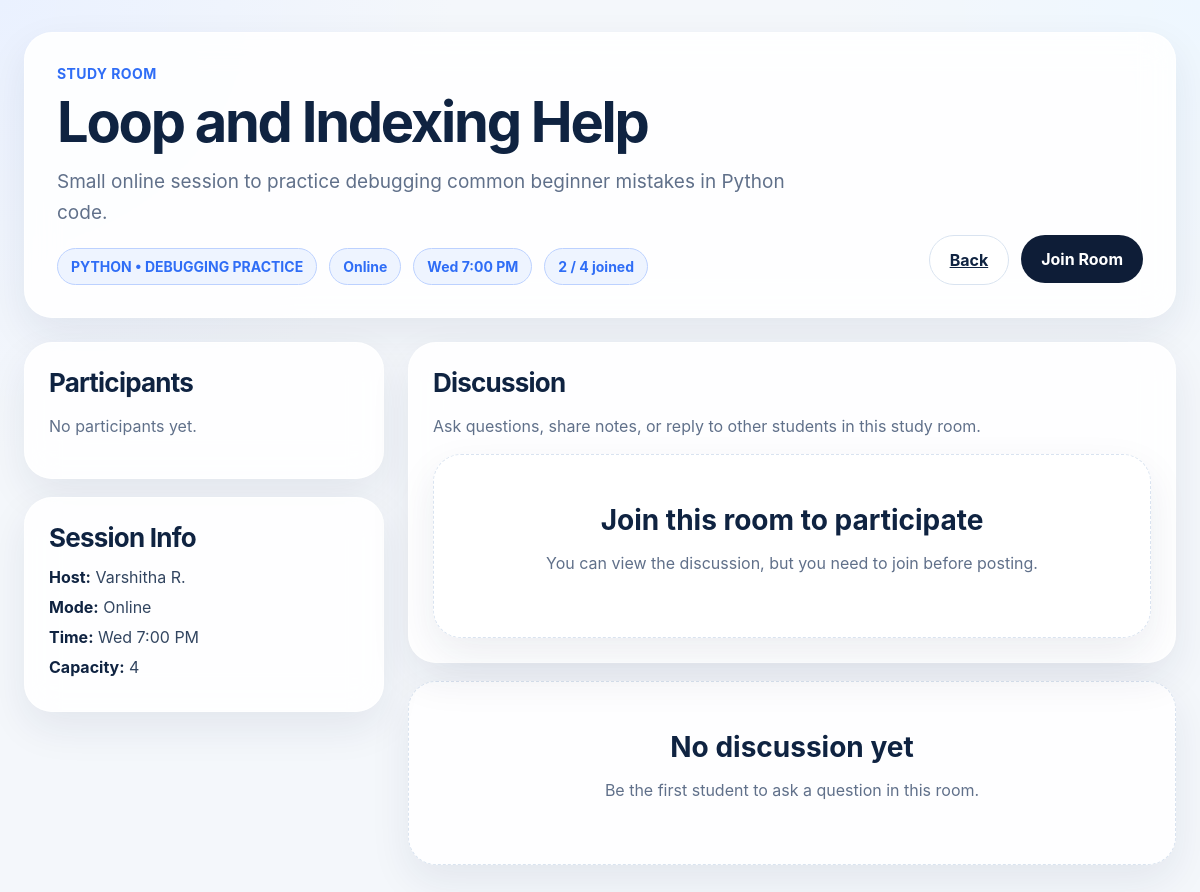
The page /sessions/2 on the database its author committed.
### app.py (models this page shows)
class StudySession(db.Model):
    id = db.Column(db.Integer, primary_key=True)
    unit_code = db.Column(db.String(120), nullable=False)
    topic = db.Column(db.String(150), nullable=False)
    description = db.Column(db.Text, nullable=False)
    host_name = db.Column(db.String(100), nullable=False)
    day = db.Column(db.String(10), nullable=False)
    time = db.Column(db.String(50), nullable=False)
    mode = db.Column(db.String(20), nullable=False)
    capacity = db.Column(db.Integer, nullable=False)
    joined_count = db.Column(db.Integer, default=1)
    host_id = db.Column(db.Integer, db.ForeignKey("user.id"), nullable=False)

### app.py (the view)
@app.route("/sessions/<int:session_id>")
def session_detail(session_id):
    current_user = get_current_user()
    session = StudySession.query.get_or_404(session_id)
    messages = SessionMessage.query.filter_by(
        session_id=session.id,
        parent_id=None
    ).order_by(SessionMessage.created_at.desc()).all()
    joined_ids = {user.id for user in session.joined_users}
    is_joined = current_user.id in joined_ids
    return render_template(
        "session_detail.html",
        session=session,
        messages=messages,
        current_user=current_user,
        is_joined=is_joined
    )

### app.py (called while the page is built)
def get_current_user():
    user = User.query.get(1)
    if not user:
        user = User(id=1, username="Meryl")
        db.session.add(user)
        db.session.commit()
    return user

### app/templates/session_detail.html (shortened to what this page needs)
{% extends "base.html" %}
{% block content %}
<div class="app-shell">
  <header class="room-hero">
    <div>
      <p class="hero__eyebrow">Study Room</p>
      <h1 class="hero__title">{{ session.topic }}</h1>
      <p class="hero__subtitle">{{ session.description }}</p>
      <div class="room-meta">
        <span>{{ session.unit_code }}</span>
        <span>{{ session.mode|replace('-', ' ')|title }}</span>
        <span>{{ session.day }} {{ session.time }}</span>
        <span>{{ session.joined_count }} / {{ session.capacity }} joined</span>
      </div>
    </div>
    <div class="hero__actions room-actions">
      <a href="{{ url_for('studybuddy') }}" class="btn btn--light">Back</a>
      {% if not is_joined %}
        <form action="{{ url_for('join_session', session_id=session.id) }}" method="post">
          <button class="btn btn--dark" type="submit">Join Room</button>
        </form>
      {% else %}
        <form action="{{ url_for('leave_session', session_id=session.id) }}" method="post">
          <button class="btn btn--leave" type="submit">Leave Room</button>
        </form>
      {% endif %}
    </div>
  </header>
  <main class="room-layout">
    <aside class="room-sidebar">
      <section class="panel-card">
        <h2>Participants</h2>
        {% if session.joined_users %}
          <div class="participant-list">
            {% for user in session.joined_users %}
              <div class="participant-card">
                <img
                  src="{{ user.avatar_url or 'https://ui-avatars.com/api/?name=' ~ user.username ~ '&background=2f6df6&color=fff' }}"
                  alt="{{ user.username }} avatar"
                  class="avatar"
                />
                <div>
                  <h3>{{ user.username }}</h3>
                  <p>{{ user.study_hours or 0 }} study hours</p>
                  <p>Leaving: {{ user.planned_leave_time or 'Not set' }}</p>
                </div>
              </div>
            {% endfor %}
          </div>
        {% else %}
          <p class="muted-text">No participants yet.</p>
        {% endif %}
      </section>
      <section class="panel-card">
        <h2>Session Info</h2>
        <div class="info-list">
          <p><strong>Host:</strong> {{ session.host_name }}</p>
          <p><strong>Mode:</strong> {{ session.mode|replace('-', ' ')|title }}</p>
          <p><strong>Time:</strong> {{ session.day }} {{ session.time }}</p>
          <p><strong>Capacity:</strong> {{ session.capacity }}</p>
        </div>
      </section>
    </aside>
    <section class="discussion-area">
      <section class="panel-card">
        <h2>Discussion</h2>
        <p class="muted-text">
          Ask questions, share notes, or reply to other students in this study room.
        </p>
        {% if is_joined %}
          <form action="{{ url_for('add_message', session_id=session.id) }}" method="post" class="message-form">
            <textarea name="content" placeholder="Ask a question or start a discussion..." required></textarea>
            <button class="btn btn--dark" type="submit">Post Question</button>
          </form>
        {% else %}
          <div class="empty-state">
            <h3>Join this room to participate</h3>
            <p>You can view the discussion, but you need to join before posting.</p>
          </div>
        {% endif %}
      </section>
      <section class="message-list">
        {% if messages %}
          {% for message in messages %}
            <article class="message-card">
              <div class="message-header">
                <img
                  src="{{ message.user.avatar_url or 'https://ui-avatars.com/api/?name=' ~ message.user.username ~ '&background=2f6df6&color=fff' }}"
                  alt="{{ message.user.username }} avatar"
                  class="avatar avatar--small"
                />
                <div>
                  <h3>{{ message.user.username }}</h3>
                  <p>{{ message.created_at.strftime('%d %b %Y, %I:%M %p') if message.created_at else '' }}</p>
                </div>
              </div>
              <p class="message-content">{{ message.content }}</p>
              {% if is_joined %}
                <form
                  action="{{ url_for('reply_message', session_id=session.id, message_id=message.id) }}"
                  method="post"
                  class="reply-form"
                >
                  <input name="content" type="text" placeholder="Write a reply..." required />
                  <button class="btn btn--light" type="submit">Reply</button>
                </form>
              {% endif %}
              {% if message.replies %}
                <div class="reply-list">
                  {% for reply in message.replies %}
                    <div class="reply-card">
                      <div class="message-header">
                        <img
                          src="{{ reply.user.avatar_url or 'https://ui-avatars.com/api/?name=' ~ reply.user.username ~ '&background=2f6df6&color=fff' }}"
                          alt="{{ reply.user.username }} avatar"
                          class="avatar avatar--small"
                        />
                        <div>
                          <h4>{{ reply.user.username }}</h4>
                          <p>{{ reply.created_at.strftime('%d %b %Y, %I:%M %p') if reply.created_at else '' }}</p>
                        </div>
                      </div>
                      <p class="message-content">{{ reply.content }}</p>
                    </div>
                  {% endfor %}
                </div>
              {% endif %}
            </article>
          {% endfor %}
        {% else %}
          <div class="empty-state">
            <h3>No discussion yet</h3>
            <p>Be the first student to ask a question in this room.</p>
          </div>
        {% endif %}
      </section>
    </section>
  </main>
</div>
{% endblock %}

### app/static/css/studybuddy.css (style rules this page uses)
:root { --bg: #f4f7fb; --surface: rgba(255, 255, 255, 0.88); --surface-strong: #ffffff; --border: #d9e3f0; --text: #0f2341; --muted: #60708a; --primary: #2f6df6; --primary-soft: #eef4ff; --dark: #0e1d37; --success: #1d8f5b; --success-soft: #ebf8f1; --warning: #a86b12; --warning-soft: #fff6e8; --danger: #c84a4a; --danger-soft: #fff1f1; --shadow: 0 16px 40px rgba(20, 43, 80, 0.08); --radius-xl: 28px; --radius-lg: 22px; --radius-md: 16px; --radius-pill: 999px; }
* { box-sizing: border-box; }
html, body { margin: 0; padding: 0; font-family: Inter, system-ui, -apple-system, BlinkMacSystemFont, "Segoe UI", sans-serif; background: radial-gradient(circle at top left, #eaf1ff 0%, transparent 30%), radial-gradient(circle at top right, #eef7ff 0%, transparent 25%), var(--bg); color: var(--text); }
button, input, select, textarea { font: inherit; }
button { cursor: pointer; }
.app-shell { max-width: 1480px; margin: 0 auto; padding: 32px 24px 48px; }
.hero__eyebrow { margin: 0 0 12px; color: var(--primary); font-weight: 700; letter-spacing: 0.03em; text-transform: uppercase; font-size: 14px; }
.hero__title { margin: 0; font-size: 56px; line-height: 1.02; letter-spacing: -0.04em; }
.hero__subtitle { margin: 16px 0 0; max-width: 760px; color: var(--muted); font-size: 19px; line-height: 1.6; }
.btn { border: none; border-radius: var(--radius-pill); padding: 14px 20px; font-weight: 700; transition: 0.2s ease; }
.btn--dark { background: var(--dark); color: #fff; }
.btn--light { background: rgba(255, 255, 255, 0.95); border: 1px solid var(--border); color: var(--text); }
.empty-state { grid-column: 1 / -1; padding: 48px 24px; text-align: center; background: var(--surface); border-radius: var(--radius-xl); border: 1px dashed var(--border); color: var(--muted); box-shadow: var(--shadow); }
.empty-state h3 { margin-top: 0; margin-bottom: 10px; color: var(--text); font-size: 28px; }
.room-hero { display: flex; justify-content: space-between; align-items: flex-end; gap: 24px; padding: 32px; background: var(--surface); border: 1px solid rgba(255, 255, 255, 0.8); backdrop-filter: blur(16px); box-shadow: var(--shadow); border-radius: var(--radius-xl); }
.room-actions { display: flex; gap: 12px; flex-wrap: wrap; }
.room-meta { display: flex; gap: 12px; flex-wrap: wrap; margin-top: 20px; }
.room-meta span { background: var(--primary-soft); color: var(--primary); border: 1px solid #bcd1ff; border-radius: var(--radius-pill); padding: 9px 13px; font-size: 14px; font-weight: 700; }
.room-layout { display: grid; grid-template-columns: 360px minmax(0, 1fr); gap: 24px; margin-top: 24px; }
.room-sidebar { display: flex; flex-direction: column; gap: 18px; }
.panel-card { background: var(--surface); border: 1px solid rgba(255, 255, 255, 0.8); backdrop-filter: blur(16px); box-shadow: var(--shadow); border-radius: var(--radius-xl); padding: 24px; }
.panel-card h2 { margin: 0 0 14px; font-size: 26px; letter-spacing: -0.03em; }
.info-list p { margin: 10px 0; color: #324560; }
.info-list strong { color: var(--text); }
.muted-text { color: var(--muted); line-height: 1.5; }
.discussion-area { display: flex; flex-direction: column; gap: 18px; }
.message-list { display: flex; flex-direction: column; gap: 16px; }

### rows shown on the page
StudySession: topic "Loop and Indexing Help", description "Small online session to practice debugging common beginner mistakes in Python code.", unit_code "PYTHON • DEBUGGING PRACTICE", mode "Online", day "Wed", time "7:00 PM", joined_count "2", capacity "4", host_name "Varshitha R."
